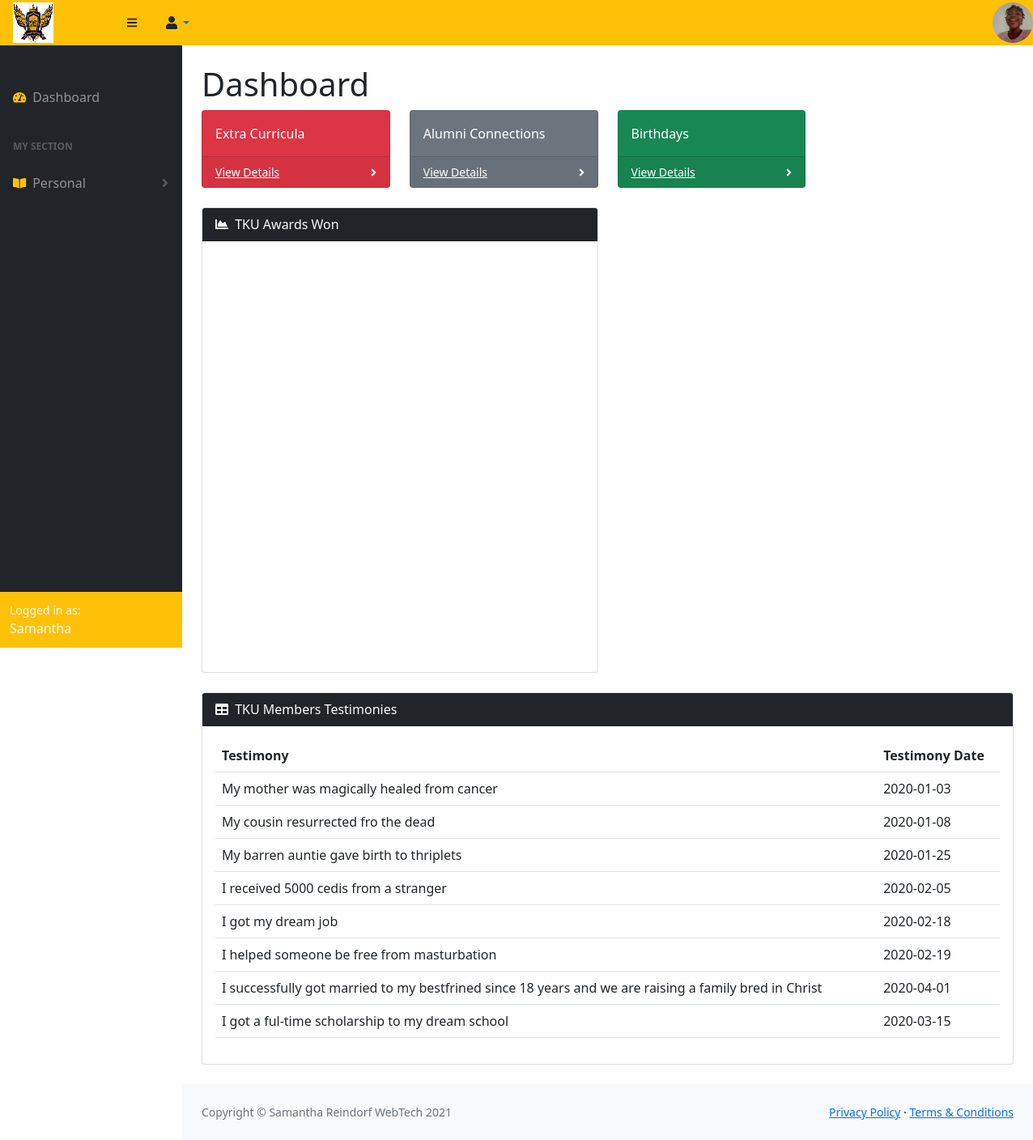
Screenshot of /FRONTEND/VIEW/TKU/index.php (signed in) with the database file from the repository.
### tables this page shows
CREATE TABLE `user_profiles` (
  `post_id` int(11) NOT NULL,
  `user_id` int(11) NOT NULL,
  `profile_pic` varchar(255) NOT NULL
);

CREATE TABLE `fellowship_testimony` (
  `fellowship_id` int(11) DEFAULT NULL,
  `testimony_id` int(11) DEFAULT NULL
);

CREATE TABLE `testimonies` (
  `testimony_id` int(11) NOT NULL,
  `testimony_statement` longtext DEFAULT NULL,
  `testimony_date` date DEFAULT NULL
);

### FRONTEND/VIEW/TKU/index.php (the view, shortened to what this page needs)
<?php
require('../../../BACKEND/CONNECTIONS/database_connection.php');
?>
<!DOCTYPE html>
<html lang="en">
    <head>
        <link href="https://cdn.jsdelivr.net/npm/simple-datatables@latest/dist/style.css" rel="stylesheet" />
        <link href="css/styles.css" rel="stylesheet" />
    </head>
    <body class="sb-nav-fixed">
        <nav class="sb-topnav navbar navbar-expand navbar-warning bg-warning">
            <a class="navbar-brand ps-3" href="index.php">
                <img src="tku.png" alt="Logo" width="50px" height="50px" style="background-color:blue;">
            </a>
            <button class="btn btn-link btn-sm order-1 order-lg-0 me-4 me-lg-0 text-dark" id="sidebarToggle" href="#!"><i class="fas fa-bars"></i></button>
            <ul class="navbar-nav ms-auto ms-md-0 me-3 me-lg-4">
                <li class="nav-item dropdown">
                    <a class="nav-link dropdown-toggle" id="navbarDropdown" href="#" role="button" data-bs-toggle="dropdown" aria-expanded="false"><i class="fas fa-user fa-fw text-dark"></i></a>
                </li>
            </ul>
             <span>
                <?php
                $user_id=$_SESSION['auth_user']['user_id'];
                $query="SELECT profile_pic FROM user_profiles WHERE user_id='$user_id'";
                $uImg=mysqli_query($connection,$query);
                while($section=mysqli_fetch_assoc($uImg))
                {
                    $pro=$section['profile_pic'];
                }
                ?>
                 <a href="profileChange.php">
                    <img src="<?php echo $pro?>"
                    data-bs-toggle="tooltip" data-placement="bottom" title="click to upload a profile pic"   href="profileChange.php" alt="picture" width="50px" height="50px" style="border-radius:30px; margin-left:960px">
                </a>
            </span>
        </nav>
        <div id="layoutSidenav">
            <div id="layoutSidenav_nav">
                <nav class="sb-sidenav accordion sb-sidenav-dark" id="sidenavAccordion">
                    <div class="sb-sidenav-menu">
                        <div class="nav">
                            <div class="sb-sidenav-menu-heading"></div>
                            <a class="nav-link" href="index.php">
                                <div class="sb-nav-link-icon text-warning"><i class="fas fa-tachometer-alt"></i></div>
                                Dashboard
                            </a>
                            <div class="sb-sidenav-menu-heading">
                                My Section
                            </div>
                            <a class="nav-link collapsed" href="#" data-bs-toggle="collapse" data-bs-target="#collapsePages" aria-expanded="false" aria-controls="collapsePages">
                                <div class="sb-nav-link-icon text-warning"><i class="fas fa-book-open"></i></div>
                                        Personal
                                <div class="sb-sidenav-collapse-arrow"><i class="fas fa-angle-down"></i></div>
                            </a>
                        </div>
                    </div>
                    <div class="sb-sidenav-footer bg-warning">
                        <div class="small text-light">Logged in as:</div>
                        <div class="font-weight-bold text-light">
                        <?php
                            echo $firstname=$_SESSION['auth_user']['fname'];
                         ?>
                         </div>
                    </div>
                </nav>
            </div>
            <div id="layoutSidenav_content">
                <main>
                    <div class="container-fluid px-4">
                        <h1 class="mt-4">Dashboard</h1>
                        <div class="row">
                            <div class="col-xl-3 col-md-6">
                                <div class="card bg-danger text-white mb-4">
                                    <div class="card-body">Extra Curricula</div>
                                    <div class="card-footer d-flex align-items-center justify-content-between">
                                        <a class="small text-white stretched-link" href="TKUextra.php">View Details</a>
                                        <div class="small text-white"><i class="fas fa-angle-right"></i></div>
                                    </div>
                                </div>
                            </div>
                            <div class="col-xl-3 col-md-6">
                                <div class="card bg-secondary text-white mb-4">
                                    <div class="card-body">Alumni Connections</div>
                                    <div class="card-footer d-flex align-items-center justify-content-between">
                                        <a class="small text-white stretched-link" href="TKUalumni.php">View Details</a>
                                        <div class="small text-white"><i class="fas fa-angle-right"></i></div>
                                    </div>
                                </div>
                            </div>
                            <div class="col-xl-3 col-md-6">
                                <div class="card bg-success text-white mb-4">
                                    <div class="card-body">Birthdays</div>
                                    <div class="card-footer d-flex align-items-center justify-content-between">
                                        <a class="small text-white stretched-link" href="TKUbirthdays.php">View Details</a>
                                        <div class="small text-white"><i class="fas fa-angle-right"></i></div>
                                    </div>
                                </div>
                            </div>
                        </div>
                        <div class="row">
                            <div class="col-xl-6">
                                <div class="card mb-4">
                                    <div class="card-header text-light bg-dark">
                                        <i class="fas fa-chart-area me-1"></i>
                                        TKU Awards Won
                                    </div>
                                    <div class="card-body">
                                        <div id="columnchart_material" style="width: 1000px; height: 500px;"></div>
                                    </div>
                                </div>
                            </div>
                        </div>
                        <div class="card mb-4">
                            <div class="card-header text-light bg-dark">
                                <i class="fas fa-table me-1"></i>
                                TKU Members Testimonies
                            </div>
                            <div class="card-body">
                            <?php
                            $query="SELECT testimonies.testimony_statement, testimonies.testimony_date, fellowship_testimony.fellowship_id
                            FROM testimonies INNER JOIN fellowship_testimony on fellowship_testimony.testimony_id=testimonies.testimony_id WHERE fellowship_id=112";
                           if($runQuery=mysqli_query($connection,$query)){
                            if(mysqli_num_rows($runQuery)>0)
                            {
                                    echo "<table class='table table-responsive'>";
                                    echo "<tr>";
                                    echo "<th>Testimony</th>";
                                    echo "<th>Testimony Date</th>";
                                    echo "</tr>";
                                while($row=mysqli_fetch_array($runQuery)){
                                    echo "<tr>";
                                    echo "<td>".$row['testimony_statement']. "</td>";
                                    echo "<td>" .$row['testimony_date'].  "</td>";
                                }
                                echo "</table>";
                                }else{
                                    echo "No records found";
                                }
                                }
                            ?>
                            </div>
                        </div>
                    </div>
                </main>
                <footer class="py-4 bg-light mt-auto">
                    <div class="container-fluid px-4">
                        <div class="d-flex align-items-center justify-content-between small">
                            <div class="text-muted">Copyright &copy; Samantha Reindorf WebTech 2021</div>
                            <div>
                                <a href="#">Privacy Policy</a>
                                &middot;
                                <a href="#">Terms &amp; Conditions</a>
                            </div>
                        </div>
                    </div>
                </footer>
            </div>
        </div>
    </body>
</html>

### rows the page displays
user_profiles: profile_pic (picture)
fellowship_testimony: testimony.testimony_statement "My mother was magically healed from cancer", testimony.testimony_date "2020-01-03"
fellowship_testimony: testimony.testimony_statement "My cousin resurrected fro the dead", testimony.testimony_date "2020-01-08"
fellowship_testimony: testimony.testimony_statement "My barren auntie gave birth to thriplets", testimony.testimony_date "2020-01-25"
fellowship_testimony: testimony.testimony_statement "I received 5000 cedis from a stranger", testimony.testimony_date "2020-02-05"
fellowship_testimony: testimony.testimony_statement "I got my dream job", testimony.testimony_date "2020-02-18"
fellowship_testimony: testimony.testimony_statement "I helped someone be free from masturbation", testimony.testimony_date "2020-02-19"
fellowship_testimony: testimony.testimony_statement "I successfully got married to my bestfrined since 18 years and we are raising a family bred in Christ", testimony.testimony_date "2020-04-01"
fellowship_testimony: testimony.testimony_statement "I got a ful-time scholarship to my dream school", testimony.testimony_date "2020-03-15"

### other values shown
$firstname=$_SESSION['auth_user']['fname'] "Samantha"
